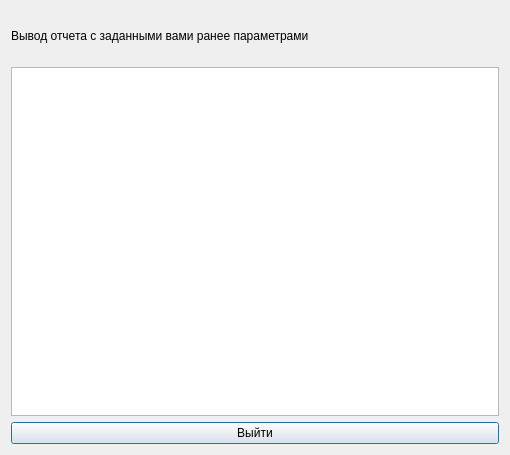
<?xml version="1.0" encoding="UTF-8"?>
<ui version="4.0">
 <class>AdminReportWindow</class>
 <widget class="QDialog" name="AdminReportWindow">
  <property name="geometry">
   <rect>
    <x>0</x>
    <y>0</y>
    <width>510</width>
    <height>455</height>
   </rect>
  </property>
  <property name="windowTitle">
   <string>Вывод отчета</string>
  </property>
  <layout class="QVBoxLayout" name="verticalLayout">
   <item>
    <widget class="QLabel" name="HeadingLabel">
     <property name="minimumSize">
      <size>
       <width>0</width>
       <height>50</height>
      </size>
     </property>
     <property name="maximumSize">
      <size>
       <width>16777215</width>
       <height>50</height>
      </size>
     </property>
     <property name="text">
      <string>Вывод отчета с заданными вами ранее параметрами</string>
     </property>
    </widget>
   </item>
   <item>
    <widget class="QTableView" name="TableView">
     <property name="minimumSize">
      <size>
       <width>0</width>
       <height>0</height>
      </size>
     </property>
     <property name="maximumSize">
      <size>
       <width>16777215</width>
       <height>16777215</height>
      </size>
     </property>
    </widget>
   </item>
   <item>
    <layout class="QHBoxLayout" name="horizontalLayout">
     <item>
      <widget class="QPushButton" name="QuitPushButton">
       <property name="minimumSize">
        <size>
         <width>0</width>
         <height>0</height>
        </size>
       </property>
       <property name="maximumSize">
        <size>
         <width>16777215</width>
         <height>16777215</height>
        </size>
       </property>
       <property name="text">
        <string>Выйти</string>
       </property>
      </widget>
     </item>
    </layout>
   </item>
  </layout>
 </widget>
 <resources/>
 <connections/>
</ui>
